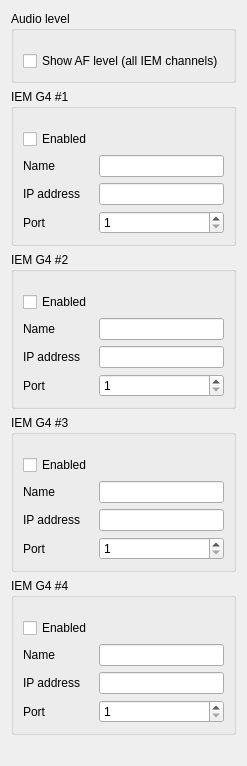
     <widget class="QWidget" name="tabIem">
      <attribute name="title">
       <string>IEM</string>
      </attribute>
      <layout class="QVBoxLayout" name="verticalLayoutIem">

       <item>
        <widget class="QGroupBox" name="groupIemAf">
         <property name="title">
          <string>Audio level</string>
         </property>
         <layout class="QFormLayout" name="formIemAf">
          <property name="topMargin"><number>20</number></property>
          <item row="0" column="0">
           <widget class="QCheckBox" name="cb_iem_af_enabled">
            <property name="text">
             <string>Show AF level (all IEM channels)</string>
            </property>
           </widget>
          </item>
         </layout>
        </widget>
       </item>

       <item>
        <widget class="QGroupBox" name="iem_group_1">
         <property name="title">
          <string>IEM G4 #1</string>
         </property>
         <layout class="QFormLayout" name="formIem1">
          <property name="topMargin"><number>20</number></property>
          <item row="0" column="0"><widget class="QCheckBox" name="iem_enabled_1"><property name="text"><string>Enabled</string></property></widget></item>
          <item row="1" column="0"><widget class="QLabel" name="label_iem_name_1"><property name="text"><string>Name</string></property></widget></item>
          <item row="1" column="1"><widget class="QLineEdit" name="iem_name_1"/></item>
          <item row="2" column="0"><widget class="QLabel" name="label_iem_ip_1"><property name="text"><string>IP address</string></property></widget></item>
          <item row="2" column="1"><widget class="QLineEdit" name="iem_ip_1"/></item>
          <item row="3" column="0"><widget class="QLabel" name="label_iem_port_1"><property name="text"><string>Port</string></property></widget></item>
          <item row="3" column="1"><widget class="QSpinBox" name="iem_port_1"><property name="minimum"><number>1</number></property><property name="maximum"><number>65535</number></property></widget></item>
         </layout>
        </widget>
       </item>

       <item>
        <widget class="QGroupBox" name="iem_group_2">
         <property name="title">
          <string>IEM G4 #2</string>
         </property>
         <layout class="QFormLayout" name="formIem2">
          <property name="topMargin"><number>20</number></property>
          <item row="0" column="0"><widget class="QCheckBox" name="iem_enabled_2"><property name="text"><string>Enabled</string></property></widget></item>
          <item row="1" column="0"><widget class="QLabel" name="label_iem_name_2"><property name="text"><string>Name</string></property></widget></item>
          <item row="1" column="1"><widget class="QLineEdit" name="iem_name_2"/></item>
          <item row="2" column="0"><widget class="QLabel" name="label_iem_ip_2"><property name="text"><string>IP address</string></property></widget></item>
          <item row="2" column="1"><widget class="QLineEdit" name="iem_ip_2"/></item>
          <item row="3" column="0"><widget class="QLabel" name="label_iem_port_2"><property name="text"><string>Port</string></property></widget></item>
          <item row="3" column="1"><widget class="QSpinBox" name="iem_port_2"><property name="minimum"><number>1</number></property><property name="maximum"><number>65535</number></property></widget></item>
         </layout>
        </widget>
       </item>

       <item>
        <widget class="QGroupBox" name="iem_group_3">
         <property name="title">
          <string>IEM G4 #3</string>
         </property>
         <layout class="QFormLayout" name="formIem3">
          <property name="topMargin"><number>20</number></property>
          <item row="0" column="0"><widget class="QCheckBox" name="iem_enabled_3"><property name="text"><string>Enabled</string></property></widget></item>
          <item row="1" column="0"><widget class="QLabel" name="label_iem_name_3"><property name="text"><string>Name</string></property></widget></item>
          <item row="1" column="1"><widget class="QLineEdit" name="iem_name_3"/></item>
          <item row="2" column="0"><widget class="QLabel" name="label_iem_ip_3"><property name="text"><string>IP address</string></property></widget></item>
          <item row="2" column="1"><widget class="QLineEdit" name="iem_ip_3"/></item>
          <item row="3" column="0"><widget class="QLabel" name="label_iem_port_3"><property name="text"><string>Port</string></property></widget></item>
          <item row="3" column="1"><widget class="QSpinBox" name="iem_port_3"><property name="minimum"><number>1</number></property><property name="maximum"><number>65535</number></property></widget></item>
         </layout>
        </widget>
       </item>

       <item>
        <widget class="QGroupBox" name="iem_group_4">
         <property name="title">
          <string>IEM G4 #4</string>
         </property>
         <layout class="QFormLayout" name="formIem4">
          <property name="topMargin"><number>20</number></property>
          <item row="0" column="0"><widget class="QCheckBox" name="iem_enabled_4"><property name="text"><string>Enabled</string></property></widget></item>
          <item row="1" column="0"><widget class="QLabel" name="label_iem_name_4"><property name="text"><string>Name</string></property></widget></item>
          <item row="1" column="1"><widget class="QLineEdit" name="iem_name_4"/></item>
          <item row="2" column="0"><widget class="QLabel" name="label_iem_ip_4"><property name="text"><string>IP address</string></property></widget></item>
          <item row="2" column="1"><widget class="QLineEdit" name="iem_ip_4"/></item>
          <item row="3" column="0"><widget class="QLabel" name="label_iem_port_4"><property name="text"><string>Port</string></property></widget></item>
          <item row="3" column="1"><widget class="QSpinBox" name="iem_port_4"><property name="minimum"><number>1</number></property><property name="maximum"><number>65535</number></property></widget></item>
         </layout>
        </widget>
       </item>

       <item>
        <spacer name="verticalSpacerIem">
         <property name="orientation"><enum>Qt::Orientation::Vertical</enum></property>
         <property name="sizeHint" stdset="0"><size><width>20</width><height>20</height></size></property>
        </spacer>
       </item>
      </layout>
     </widget>
